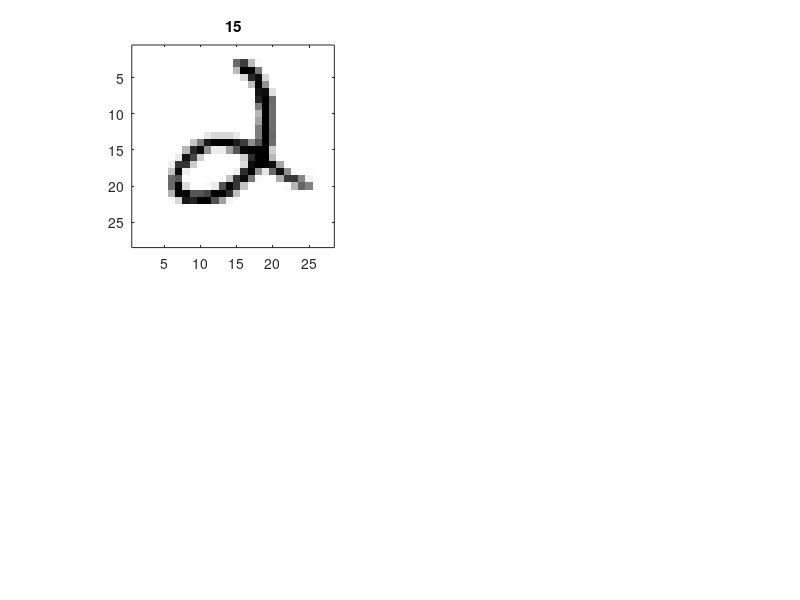

Write the MATLAB code that produced this figure. (Note: this script raises an error after producing the figure.)
warning('off','Matlab-style short-circuit operation performed for operator &');
clear all;

display_flag=1;
cmap=flipud(gray);

% load in the digit database (only needs to be done once per session)
if ~(exist('train_data')&exist('label_train'))
   %load digit_100_train_easy;
  
  load digit_100_train_hard;
end

%cost_final=zeros(1,10);
%cost_final=containers.Map;
indices=zeros(1,100);
values=zeros(1,100);
%s = struct ();
query_image=15;
V2=reshape(train_data(query_image,:),28,28)';

if display_flag
   figure(1)
   subplot(2,2,1)
   imagesc(V2);axis('image')
   title(int2str(query_image))
   colormap(cmap)
   drawnow
end
for i=1:100

  V1=reshape(train_data(i,:),28,28)';
  
  %cost_final(i/5)=calculate_cost(V1,V2);
  %cost_final(i/5)
  %s = setfield (s, i, calculate_cost(V1,V2));
  data.(num2str(calculate_cost(V1,V2)))=i;
  indices(i)=i;
  values(i)=calculate_cost(V1,V2);
end

%cost_final
data
indices
values

len=length(values)
for i=1:len-1
  for j=i+1:len
    if(values(i)>values(j))
      temp=values(i);
      values(i)=values(j);
      values(j)=temp;
      
      temp=indices(i);
      indices(i)=indices(j);
      indices(j)=temp;
    end
  end
end

indices
values

matched_1=reshape(train_data(indices(1),:),28,28)';
matched_2=reshape(train_data(indices(2),:),28,28)';
matched_3=reshape(train_data(indices(3),:),28,28)';
matched_4=reshape(train_data(indices(4),:),28,28)';
%V1=imresize(V1,sf,'bil');
V2=reshape(train_data(query_image,:),28,28)';
%V2=imresize(V2,sf,'bil');
[N1,N2]=size(V1);

if display_flag
   figure(2)
   subplot(2,2,1)
   imagesc(matched_1);axis('image')
   title([int2str(indices(1)) ' with SDD ' num2str(values(1))])
   subplot(2,2,2)
   %imagesc(V2);axis('image')
   %title(int2str(query_image))
   imagesc(matched_2);axis('image')
   title([int2str(indices(2)) ' with SDD ' num2str(values(2))])
   subplot(2,2,3)
   imagesc(matched_3);axis('image')
   title([int2str(indices(3)) ' with SDD ' num2str(values(3))])
   subplot(2,2,4)
   imagesc(matched_4);axis('image')
   title([int2str(indices(4)) ' with SDD ' num2str(values(4))])
   colormap(cmap)
   drawnow
end